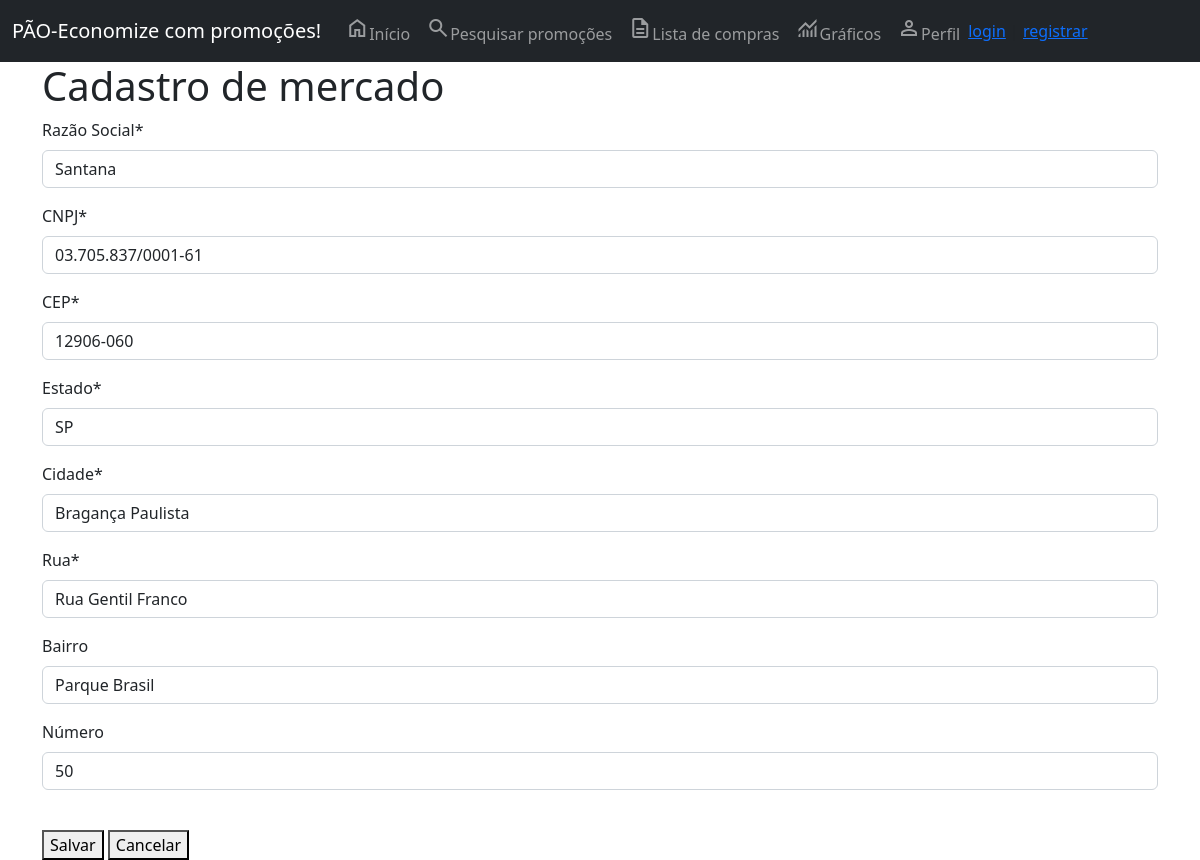
The page /atualiza-mercado/4/ on the database as committed earlier.
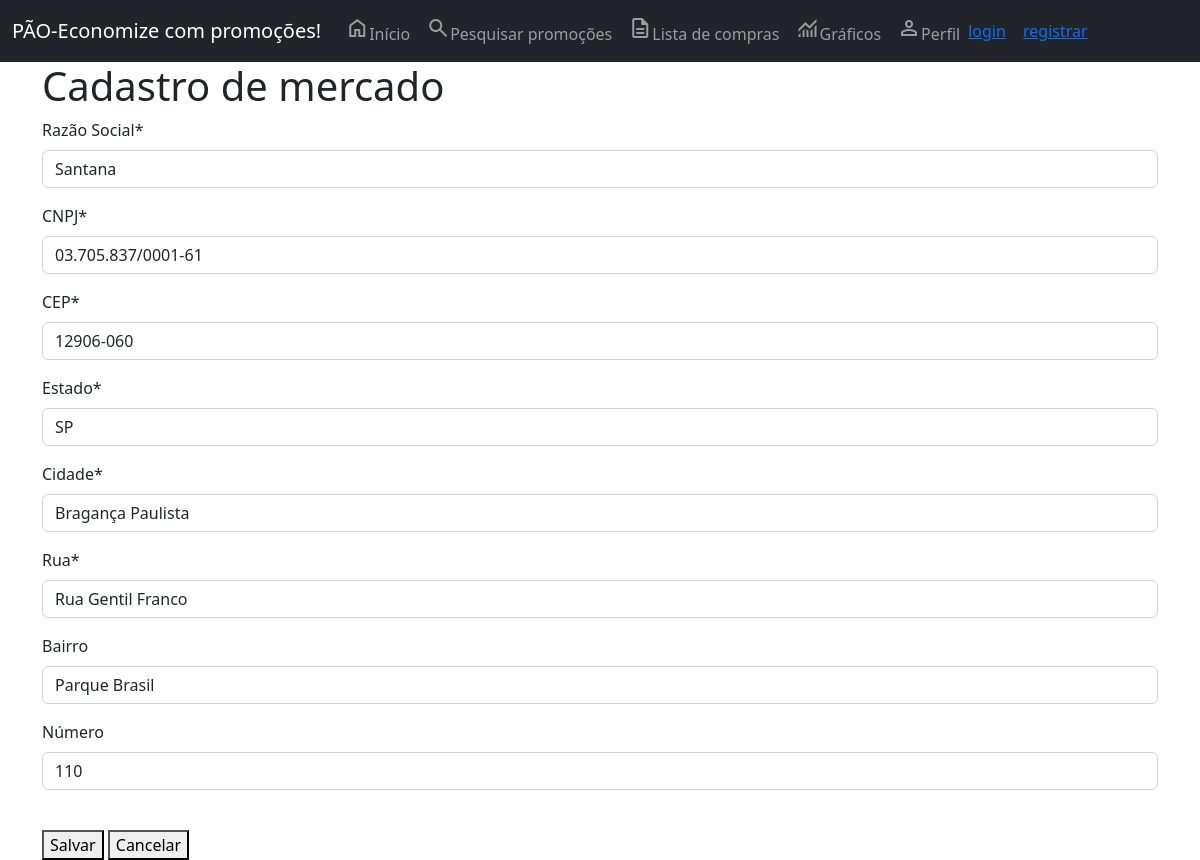
The same page on the database as committed later.
### core/models.py (models this page shows, shortened)
class Endereco(models.Model):
    cep = models.CharField(max_length=100, verbose_name='CEP')
    estado = models.CharField(max_length=2, verbose_name='Estado')
    cidade = models.CharField(max_length=100, verbose_name='Cidade')
    rua = models.CharField(max_length=100, verbose_name='Rua')
    bairro = models.CharField(max_length=100, blank=True, null=True, verbose_name='Bairro')
    numero = models.IntegerField(blank=True, null=True, verbose_name='Número')
    class Meta:
        verbose_name_plural = 'Endereço'

### core/views.py (the view)
# urls.py: path('atualiza-mercado/<int:id>/', atualizar_mercado, name='url_atualiza_mercado'),
def atualizar_mercado(request, id):
    mercado = Mercado.objects.get(id=id)
    endereco = Endereco.objects.get(id=mercado.endereco.id)
    form = FormMercado(request.POST or None, request.FILES or None, instance=mercado)
    form_endereco = FormEndereco(request.POST or None, instance=endereco)
    if form.is_valid() and form_endereco.is_valid():
        form.save()
        form_endereco.save()
        return redirect('url_listagem_mercados')
    contexto = {'form': form, 'form_endereco': form_endereco, 'txt_title': 'att_merc', 'txt_descricao': 'Atualização de Mercado', 'txt_button': 'Atualizar'}
    return render(request, 'core/cadastro_completo.html', contexto)

### core/forms.py
class FormMercado(ModelForm):
    class Meta:
        model = Mercado
        fields = ['razao_social', 'cnpj']

class FormEndereco(ModelForm):
    class Meta:
        model = Endereco
        fields = ['cep', 'estado', 'cidade', 'rua', 'bairro', 'numero']

### core/templates/core/cadastro_completo.html (shortened to what this page needs)
{% extends 'base.html' %}
{% block main %}
{% load crispy_forms_tags %}
<div class="container">
   <h1>Cadastro de mercado</h1>
   <form method="post" enctype="multipart/form-data">
      {{ form | crispy }}
      {{ form_endereco | crispy }} <br>
      <button type="submit">Salvar</button>
      <button onclick="window.location.href='/'">Cancelar</button>
   </form>
</div>
{% endblock %}

Rows that differ between the two databases and show on the page:
changed Endereco "SP": numero "50" → "110"
